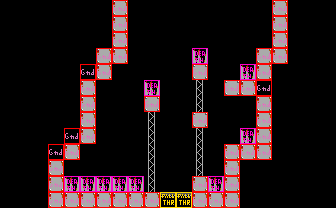

This game map was drawn from its Tiled (.tmx) file and the tilesets committed beside it. A one-line description and the full map source follow:
An orthogonal 21x13 tile map with 16x16 px tiles, 2 tile layers (bg, col), 2 tilesets.

<map version="1.5" tiledversion="1.5.0" orientation="orthogonal" renderorder="right-down" width="21" height="13" tilewidth="16" tileheight="16" infinite="0" nextlayerid="4" nextobjectid="19">
 <tileset firstgid="1" source="tileset.tsx" />
 <tileset firstgid="241" source="obj.tsx" />
 <layer id="1" name="bg" width="21" height="13">
  <data encoding="csv">
18,18,18,18,18,18,18,100,18,18,18,18,18,18,18,18,18,100,18,18,18,
20,18,18,18,18,18,18,100,18,18,18,18,18,18,18,18,18,100,18,18,18,
18,20,18,18,18,18,18,100,18,18,18,18,18,18,18,18,18,100,18,18,18,
18,18,18,18,18,18,100,100,18,18,18,18,79,18,18,18,100,100,18,18,18,
18,18,18,18,18,18,100,18,18,18,18,18,80,18,18,79,100,18,18,18,18,
18,18,18,18,18,100,18,18,18,79,18,18,97,18,80,100,18,18,18,18,20,
18,18,18,18,18,100,18,18,18,80,18,18,97,18,18,18,100,18,18,18,18,
18,18,18,18,18,100,18,18,18,97,18,18,80,18,18,18,100,18,18,18,18,
18,18,18,18,18,100,18,18,18,97,18,18,97,18,18,79,100,18,18,18,18,
18,18,18,18,100,18,18,18,18,97,18,18,97,18,100,100,100,18,18,18,18,
18,18,18,100,18,18,18,18,18,97,18,18,97,18,100,18,18,18,18,18,18,
18,18,18,100,79,79,79,79,79,97,18,18,100,79,100,18,18,18,18,18,18,
20,20,18,100,100,100,100,100,100,100,78,78,100,100,100,18,18,18,18,18,57
</data>
 </layer>
 <layer id="2" name="col" width="21" height="13">
  <data encoding="csv">
241,241,241,241,241,241,241,242,241,241,241,241,241,241,241,241,241,242,241,241,241,
241,241,241,241,241,241,241,242,241,241,241,0,241,241,241,241,241,242,241,241,241,
241,241,241,241,241,241,241,242,241,241,241,241,241,241,241,241,241,242,241,241,241,
241,241,241,241,241,241,242,242,241,241,241,241,244,241,241,241,242,242,241,241,241,
241,241,241,241,241,242,242,241,241,241,241,241,242,241,241,244,242,241,241,241,241,
241,241,241,241,241,242,241,241,241,244,241,241,241,241,242,242,242,241,241,241,241,
241,241,241,241,241,242,241,241,241,242,241,241,241,241,241,241,242,241,241,241,241,
241,241,241,241,241,242,241,241,241,241,241,241,242,241,241,241,242,241,241,241,241,
241,241,241,241,242,242,241,241,241,241,241,241,241,241,241,244,242,241,241,241,241,
241,241,241,242,242,241,241,241,241,241,241,241,241,241,242,242,242,241,241,241,241,
241,241,241,242,241,241,241,241,241,241,241,241,241,241,242,241,241,241,241,241,241,
241,241,241,242,244,244,244,244,244,241,241,241,242,244,242,241,241,241,241,241,241,
241,241,241,242,242,242,242,242,242,242,245,245,242,242,242,241,241,241,241,241,241
</data>
 </layer>
 <objectgroup id="3" name="obj">
  <properties>
   <property name="string_id" type="int" value="1" />
  </properties>
 </objectgroup>
</map>
